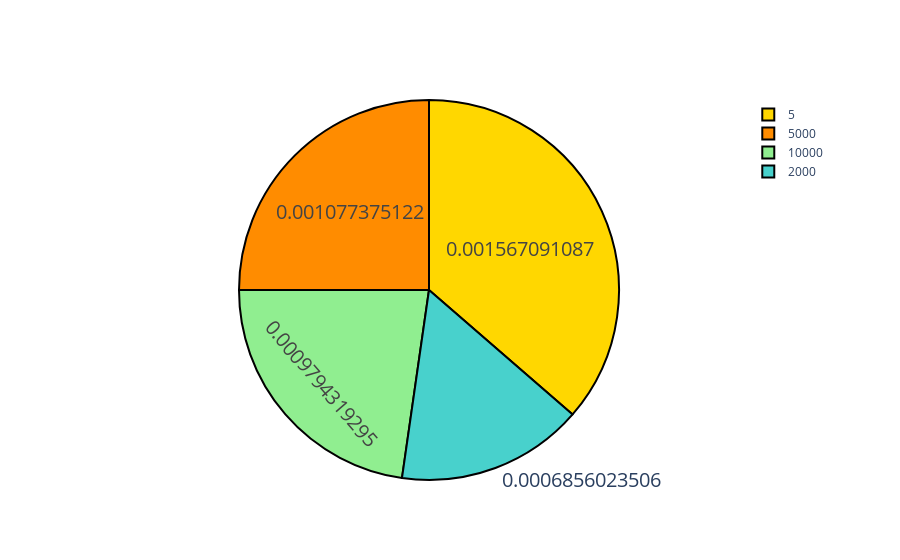

Here is the notebook cell this chart was saved with:
### Code cell
colors = ['gold', 'mediumturquoise', 'darkorange', 'lightgreen']

fig = go.Figure(data=[go.Pie(labels=labels, values=values_N)])
fig.update_traces(hoverinfo='label+percent', textinfo='value', textfont_size=20,
                  marker=dict(colors=colors, line=dict(color='#000000', width=2)))
fig.show()

### Figure 1 — Plotly figure (JSON) as saved in the notebook; plotly's stock layout.template omitted (floating-point values rounded to 4 significant figures)
{"data": [{"hoverinfo": "label+percent", "labels": ["5", "2000", "5000", "10000"], "marker": {"colors": ["gold", "mediumturquoise", "darkorange", "lightgreen"], "line": {"color": "#000000", "width": 2}}, "textfont": {"size": 20}, "textinfo": "value", "type": "pie", "values": [0.001567, 0.0006856, 0.001077, 0.0009794]}], "layout": {}}
